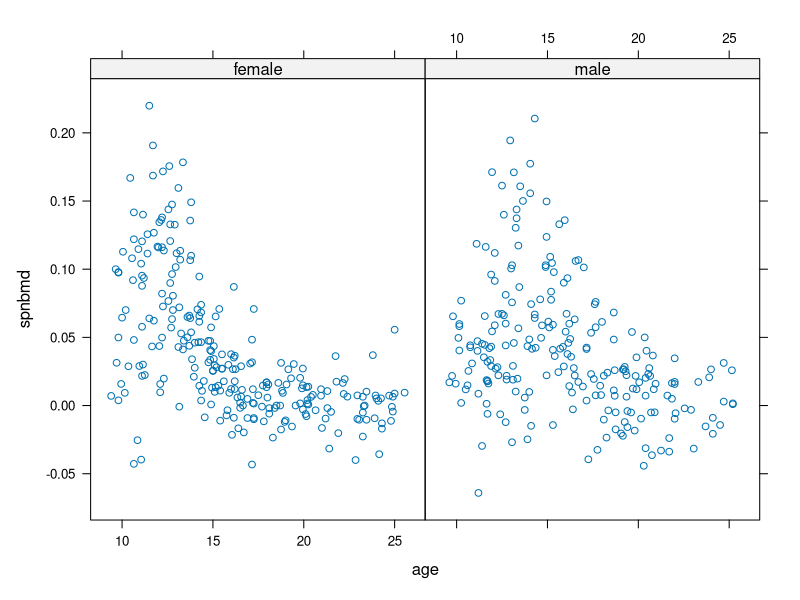
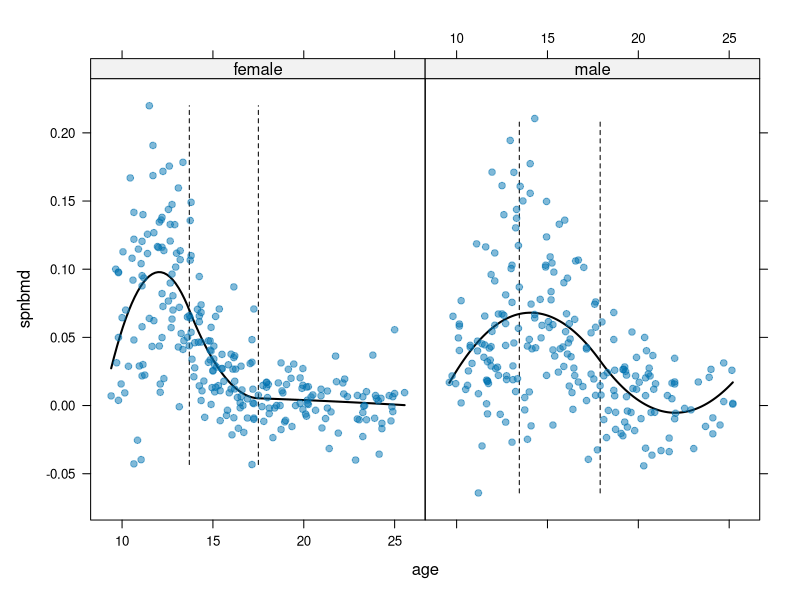
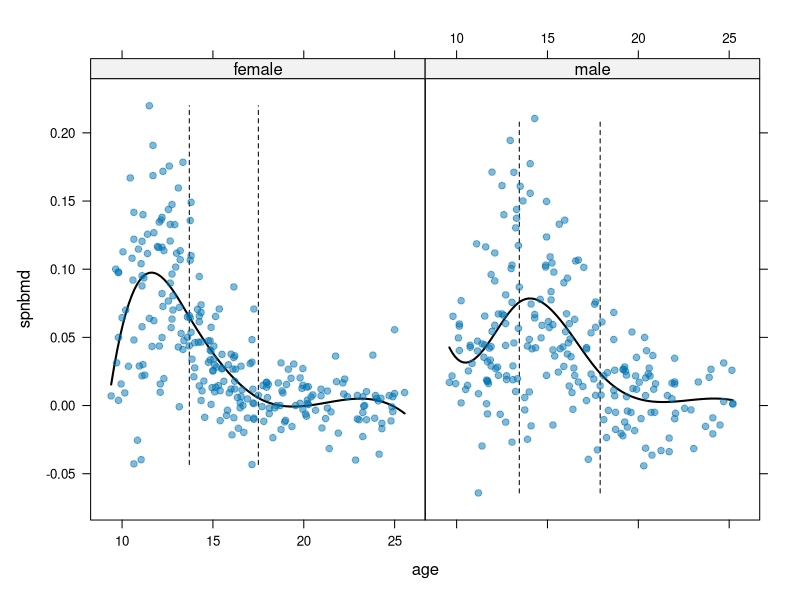
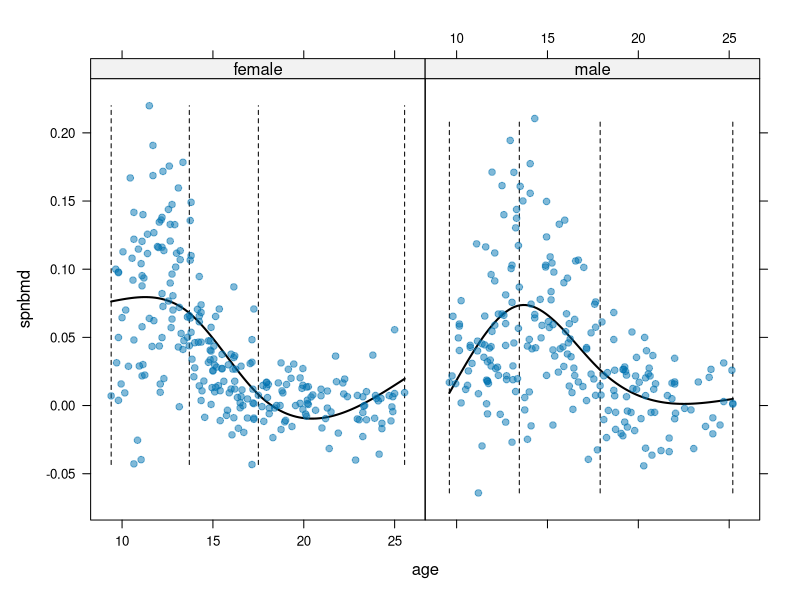
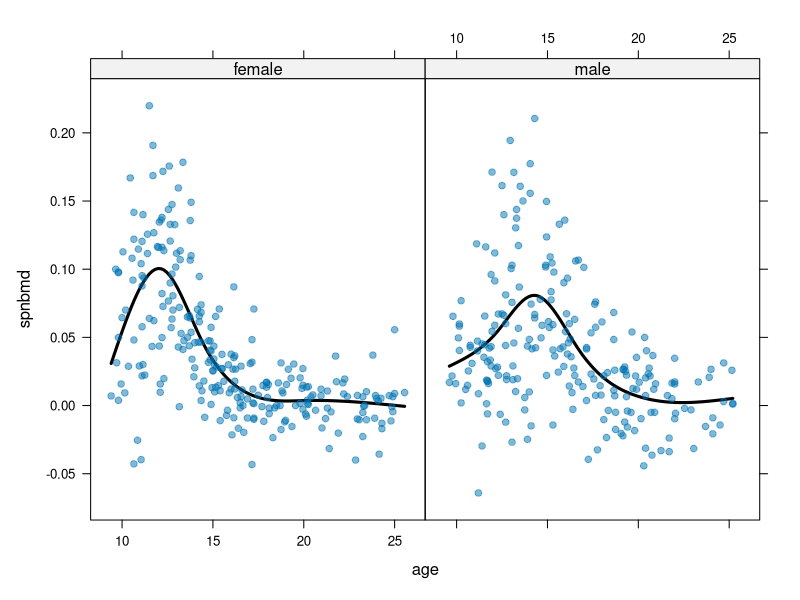
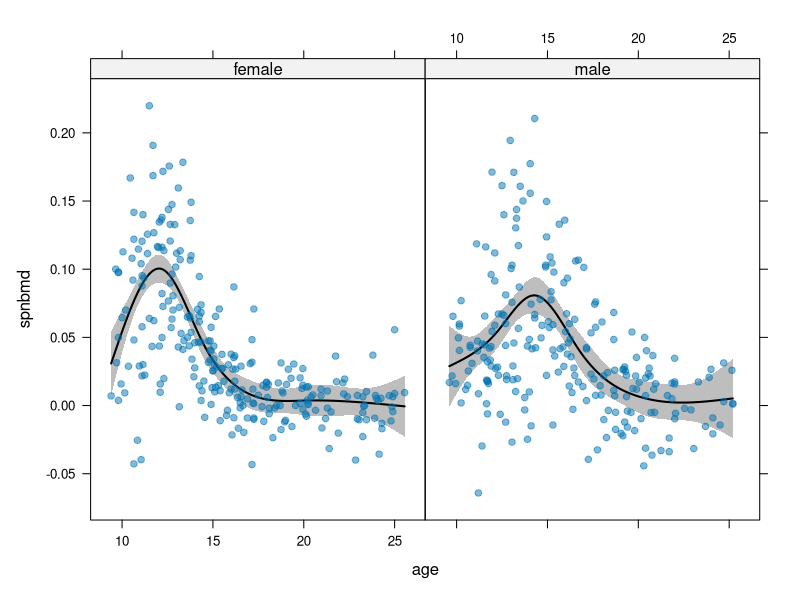
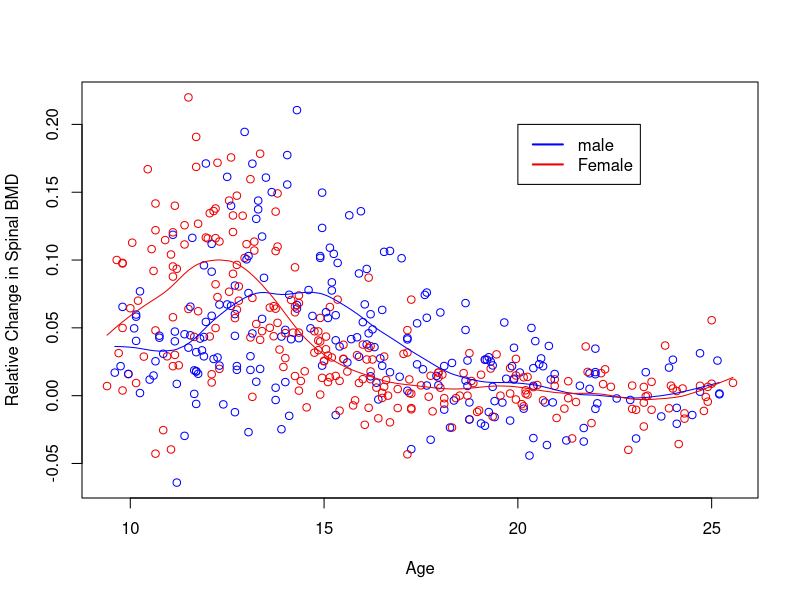
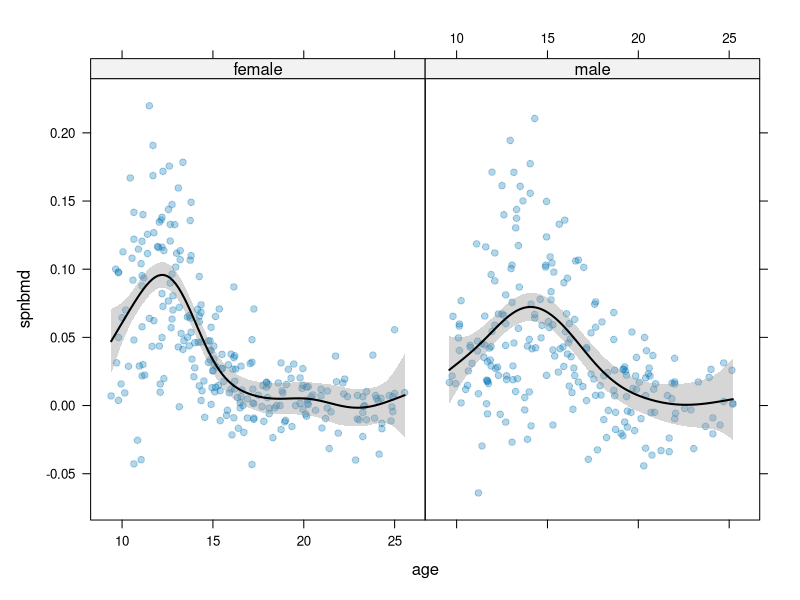

The R script that drew these images, in order:
## read data
bone = read.table("bone.txt",header=T)
attach(bone)


### plot of the data
install.packages("lattice")
library(lattice)
xyplot(spnbmd~age|gender, bone)

## install package
install.packages("splines")
library(splines)

# adding lines in a panel
myPanel <- function(...)
{
  panel.smooth(...)
  panel.xyplot(...,alpha=.5)
}


############################################
## fitting piecewise constant model
panel.smooth <- function(x,y,...)
{
  knots=quantile(x,c(1/3,2/3))
  c1 <- mean(y[x < knots[1]])
  c2 <- mean(y[x >= knots[1] & x < knots[2]])
  c3 <- mean(y[x >= knots[2]])
  x1 <- seq(min(x),knots[1],len=33)
  x2 <- seq(knots[1],knots[2],len=33)
  x3 <- seq(knots[2],max(x),len=33)
  llines(x1,c1,col="black")
  lsegments(x0=knots[1],y0=min(y),x1=knots[1],y1=max(y),col="black",lty=2)
  llines(x2,c2,col="black")
  lsegments(x0=knots[2],y0=min(y),x1=knots[2],y1=max(y),col="black",lty=2)
  llines(x3,c3,col="black")
}
trellis.par.set(plot.symbol=list(pch=19),plot.line=list(lwd=2))
pdf("fig3_bone_piecewiseconstant.pdf")
xyplot(spnbmd~age|gender,bone,panel=myPanel)
dev.off()


# choose knots for female
x = age[gender=="female"]
knots=quantile(x,c(1/3,2/3))

############################################
## fitting piecewise linear model
panel.smooth <- function(x,y,...)
{
  knots=quantile(x,c(1/3,2/3))
  ind1 <- x < knots[1]
  ind2 <- x >= knots[1] & x < knots[2]
  ind3 <- x >= knots[2]
  x1 <- x[ind1]
  x2 <- x[ind2]
  x3 <- x[ind3]
  fit1 <- lm(y[ind1]~x1)
  fit2 <- lm(y[ind2]~x2)
  fit3 <- lm(y[ind3]~x3)
  x1 <- seq(min(x),knots[1],len=33)
  x2 <- seq(knots[1],knots[2],len=33)
  x3 <- seq(knots[2],max(x),len=33)
  llines(x1,predict(fit1,data.frame(x1=x1)),col="black")
  lsegments(x0=knots[1],y0=min(y),x1=knots[1],y1=max(y),col="black",lty=2)
  llines(x2,predict(fit2,data.frame(x2=x2)),col="black")
  lsegments(x0=knots[2],y0=min(y),x1=knots[2],y1=max(y),col="black",lty=2)
  llines(x3,predict(fit3,data.frame(x3=x3)),col="black")
}

pdf("fig3_bone_piecewiselinear.pdf")
xyplot(spnbmd~age|gender,bone,panel=myPanel)
dev.off()

############################################
## fitting continous piecewise linear model
panel.smooth <- function(x,y,...)
{
  knots=quantile(x,c(1/3,2/3))
  fit <- lm(y~bs(x,knots=knots,degree=1))
  x0 <- seq(min(x),max(x),len=101)
  llines(x0,predict(fit,data.frame(x=x0)),col="black")
  lsegments(x0=knots[1],y0=min(y),x1=knots[1],y1=max(y),col="black",lty=2)
  lsegments(x0=knots[2],y0=min(y),x1=knots[2],y1=max(y),col="black",lty=2)
}
pdf("fig3_bone_continuouspiecewiselinear.pdf")
xyplot(spnbmd~age|gender,bone,panel=myPanel)
dev.off()

############################################
## fitting qudractic spline
panel.smooth <- function(x,y,...)
{
  knots=quantile(x,c(1/3,2/3))
  fit <- lm(y~bs(x,knots=knots,degree=2))
  x0 <- seq(min(x),max(x),len=101)
  llines(x0,predict(fit,data.frame(x=x0)),col="black")
  lsegments(x0=knots[1],y0=min(y),x1=knots[1],y1=max(y),col="black",lty=2)
  lsegments(x0=knots[2],y0=min(y),x1=knots[2],y1=max(y),col="black",lty=2)
}
xyplot(spnbmd~age|gender,bone,panel=myPanel)


################################################
## fitting cubic spline
panel.smooth <- function(x,y,...)
{
  knots=quantile(x,c(1/3,2/3))
  fit = lm(y~bs(x,knots=knots,degree=3))
  x0 = seq(min(x),max(x),len=101)
  llines(x0,predict(fit,data.frame(x=x0)),col="black")
  lsegments(x0=knots[1],y0=min(y),x1=knots[1],y1=max(y),col="black",lty=2)
  lsegments(x0=knots[2],y0=min(y),x1=knots[2],y1=max(y),col="black",lty=2)
}
xyplot(spnbmd~age|gender,bone,panel=myPanel)

################################################
##fitting natural spline
panel.smooth <- function(x,y,...)
{
  knots=quantile(x,c(1/3,2/3))
  fit = lm(y~ns(x,knots=knots))
  x0 = seq(min(x),max(x),len=101)
  llines(x0,predict(fit,data.frame(x=x0)),col="black")
  lsegments(x0=min(x),y0=min(y),x1=min(x),y1=max(y),col="black",lty=2)
  lsegments(x0=knots[1],y0=min(y),x1=knots[1],y1=max(y),col="black",lty=2)
  lsegments(x0=knots[2],y0=min(y),x1=knots[2],y1=max(y),col="black",lty=2)
  lsegments(x0=max(x),y0=min(y),x1=max(x),y1=max(y),col="black",lty=2)
}
xyplot(spnbmd~age|gender,bone,panel=myPanel)

################################################
## fitting natural spline with df = 5
panel.smooth <- function(x,y,...)
{
  fit = lm(y~ns(x,df=5))
  x0 = seq(min(x),max(x),len=101)
  llines(x0,predict(fit,data.frame(x=x0)),col="black",lwd=3)
}
xyplot(spnbmd~age|gender,bone,panel=myPanel)

# choose knots for female
x = age[gender=="female"]
ns(x,df=5)

## mean and variace of the estimate
panel.smooth <- function(x,y,...)
{
  fit = lm(y~ns(x,df=5))
  x0 = seq(min(x),max(x),len=101)
  y0 = predict(fit,newdata=data.frame(x=x0),se.fit=T)
  lpolygon(c(x0,rev(x0)),c(y0$fit-2*y0$se.fit,rev(y0$fit+2*y0$se.fit)),col="gray",border=F,...)
  llines(x0,y0$fit,col="black")
}
xyplot(spnbmd~age|gender,bone,panel=myPanel)



################################################
##### smoothing spline
################################################

plot(spnbmd ~ age, data=bone, col =
       ifelse(gender=="male", "blue", "red2"),
     xlab="Age", ylab="Relative Change in Spinal BMD")
bone.spline.male <- with(subset(bone,gender=="male"),
                         smooth.spline(age, spnbmd,df =12))
bone.spline.female <- with(subset(bone, gender=="female"),
                           smooth.spline(age, spnbmd, df =12))
lines(bone.spline.male, col="blue")
lines(bone.spline.female, col="red2")
legend(20,0.20,legend=c("male", "Female"),
       col=c("blue", "red2"),lwd=2)



# confidence interval for smoothing spline
# second way
require(mgcv)
myPanel <- function(...)
{
  panel.xyplot(...,alpha=.3)
  panel.smooth(...)
}
panel.smooth <- function(x,y,...)
{
  fit <- gam(y~s(x))
  xx <- seq(min(x),max(x),len=101)
  yy <- predict(fit,newdata=data.frame(x=xx),se.fit=T)
  lpolygon(c(xx,rev(xx)),c(yy$fit-1.96*yy$se.fit,rev(yy$fit+1.96*yy$se.fit)),col=rgb(.6,.6,.6,alpha=.4),border=F,...)
  llines(xx,yy$fit,col="black",lwd=2)
}
trellis.par.set(plot.symbol=list(pch=19))
xyplot(spnbmd~age|gender,bone,panel=myPanel)